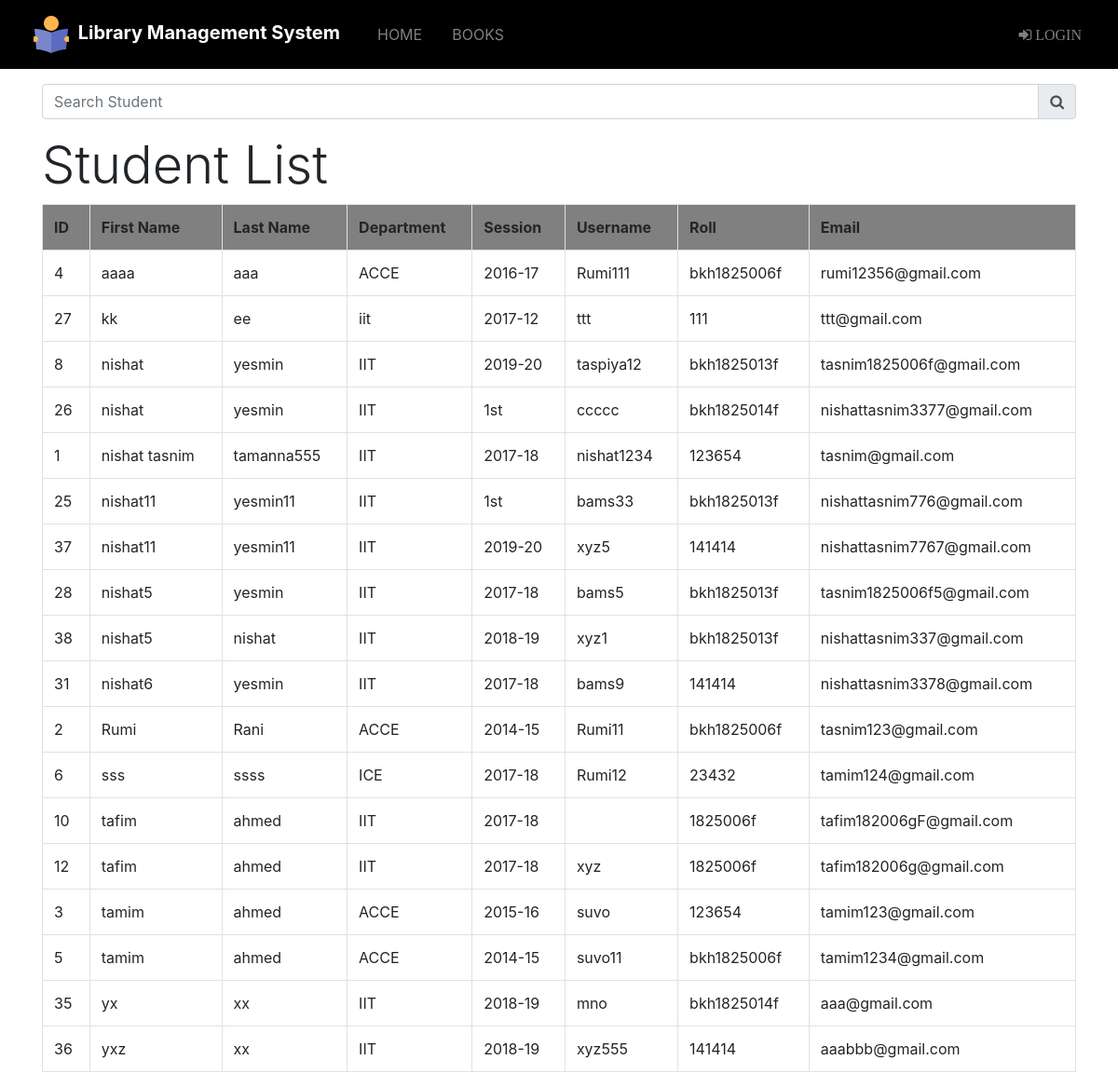
Screenshot of /admin/student_info.php with the database file from the repository.
### tables this page shows
CREATE TABLE `student` (
  `id` int(11) NOT NULL,
  `f_name` varchar(100) NOT NULL,
  `l_name` varchar(100) NOT NULL,
  `department` varchar(50) NOT NULL,
  `session_year` varchar(10) NOT NULL,
  `roll` varchar(50) NOT NULL,
  `username` varchar(50) NOT NULL,
  `email` varchar(50) NOT NULL,
  `password` varchar(30) NOT NULL,
  `contract` decimal(11,0) NOT NULL,
  `pic` varchar(255) NOT NULL DEFAULT 'pic.jpg'
);

### admin/student_info.php (the view, shortened to what this page needs)
<?php
include "navbar.php";
include "link.php";
 ?>
<!DOCTYPE html>
<html lang="en" dir="ltr">
  <head>
  </head>
  <body>
    <div class="container">
    <div class="">
      <form class="ml-auto py-3 " action="" method="post">
        <div class="input-group">
          <input type="text" name="search" placeholder="Search Student" class="form-control" value="">
          <div class="input-group-append">
            <button type="submit" name="submit" class="input-group-text"><span class="fa fa-search"></span>
            </button>
          </div>
        </div>
      </form>
    </div>
    <h1 class="display-4">Student List</h1>
    <?php
    if(isset($_POST['submit']))
    {
    	$sql="select * from student where username like '%$_POST[search]%';";
    	$query=mysqli_query($dblink,$sql);
    	if(mysqli_num_rows($query)==0)
    	{
    		echo "Sorry..! This username can't exit";
    	}
    	else{
    	echo "<table class='table table-bordered table-hover'>";
    		echo "<tr style='background-color:gray;'>";
    		echo "<th>"; echo "ID"; echo "</th>";
    		echo "<th>"; echo "First Name"; echo "</th>";
    		echo "<th>"; echo "Last Name"; echo "</th>";
    		echo "<th>"; echo "Department"; echo "</th>";
    		echo "<th>"; echo "Session"; echo "</th>";
        echo "<th>"; echo "Username"; echo "</th>";
    		echo "<th>"; echo "Roll"; echo "</th>";
    		echo "<th>"; echo "Email"; echo "</th>";
    		echo "</tr>";
    		while($row=mysqli_fetch_assoc($query))
    		{
    			echo "<tr>";
    			echo "<td>";echo $row['id']; echo "</td>";
    			echo "<td>";echo $row['f_name']; echo "</td>";
    			echo "<td>";echo $row['l_name']; echo "</td>";
    			echo "<td>";echo $row['department']; echo "</td>";
    			echo "<td>";echo $row['session_year']; echo "</td>";
          echo "<td>";echo $row['username']; echo "</td>";
    			echo "<td>";echo $row['roll']; echo "</td>";
    			echo "<td>";echo $row['email']; echo "</td>";
    			echo "</tr>";
    		}
    		echo "</table>";
    	}
    }
    else{
    	$sql="SELECT id,f_name,l_name,department,session_year,username,roll,email  FROM `student` ORDER BY `student`.`f_name` ASC";
    		$result=mysqli_query($dblink,$sql);
        echo "<table class='table table-bordered table-hover'>";
      		echo "<tr style='background-color:gray;'>";
      		echo "<th>"; echo "ID"; echo "</th>";
      		echo "<th>"; echo "First Name"; echo "</th>";
      		echo "<th>"; echo "Last Name"; echo "</th>";
      		echo "<th>"; echo "Department"; echo "</th>";
      		echo "<th>"; echo "Session"; echo "</th>";
          echo "<th>"; echo "Username"; echo "</th>";
      		echo "<th>"; echo "Roll"; echo "</th>";
      		echo "<th>"; echo "Email"; echo "</th>";
      		echo "</tr>";
    		while($row=mysqli_fetch_assoc($result))
    		{
          echo "<tr>";
    			echo "<td>";echo $row['id']; echo "</td>";
    			echo "<td>";echo $row['f_name']; echo "</td>";
    			echo "<td>";echo $row['l_name']; echo "</td>";
    			echo "<td>";echo $row['department']; echo "</td>";
    			echo "<td>";echo $row['session_year']; echo "</td>";
          echo "<td>";echo $row['username']; echo "</td>";
    			echo "<td>";echo $row['roll']; echo "</td>";
    			echo "<td>";echo $row['email']; echo "</td>";
    			echo "</tr>";
    		}echo "</table>";
    }
    			?>
      </div>
  </body>
</html>

### rows the page displays
student: id "4", f_name "aaaa", l_name "aaa", department "ACCE", session_year "2016-17", username "Rumi111", roll "bkh1825006f", email "rumi12356@gmail.com"
student: id "27", f_name "kk", l_name "ee", department "iit", session_year "2017-12", username "ttt", roll "111", email "ttt@gmail.com"
student: id "8", f_name "nishat", l_name "yesmin", department "IIT", session_year "2019-20", username "taspiya12", roll "bkh1825013f", email "tasnim1825006f@gmail.com"
student: id "26", f_name "nishat", l_name "yesmin", department "IIT", session_year "1st", username "ccccc", roll "bkh1825014f", email "nishattasnim3377@gmail.com"
student: id "1", f_name "nishat tasnim", l_name "tamanna555", department "IIT", session_year "2017-18", username "nishat1234", roll "123654", email "tasnim@gmail.com"
student: id "25", f_name "nishat11", l_name "yesmin11", department "IIT", session_year "1st", username "bams33", roll "bkh1825013f", email "nishattasnim776@gmail.com"
student: id "37", f_name "nishat11", l_name "yesmin11", department "IIT", session_year "2019-20", username "xyz5", roll "141414", email "nishattasnim7767@gmail.com"
student: id "28", f_name "nishat5", l_name "yesmin", department "IIT", session_year "2017-18", username "bams5", roll "bkh1825013f", email "tasnim1825006f5@gmail.com"
student: id "38", f_name "nishat5", l_name "nishat", department "IIT", session_year "2018-19", username "xyz1", roll "bkh1825013f", email "nishattasnim337@gmail.com"
student: id "31", f_name "nishat6", l_name "yesmin", department "IIT", session_year "2017-18", username "bams9", roll "141414", email "nishattasnim3378@gmail.com"
student: id "2", f_name "Rumi", l_name "Rani", department "ACCE", session_year "2014-15", username "Rumi11", roll "bkh1825006f", email "tasnim123@gmail.com"
student: id "6", f_name "sss", l_name "ssss", department "ICE", session_year "2017-18", username "Rumi12", roll "23432", email "tamim124@gmail.com"
student: id "10", f_name "tafim", l_name "ahmed", department "IIT", session_year "2017-18", roll "1825006f", email "tafim182006gF@gmail.com"
student: id "12", f_name "tafim", l_name "ahmed", department "IIT", session_year "2017-18", username "xyz", roll "1825006f", email "tafim182006g@gmail.com"
student: id "3", f_name "tamim", l_name "ahmed", department "ACCE", session_year "2015-16", username "suvo", roll "123654", email "tamim123@gmail.com"
student: id "5", f_name "tamim", l_name "ahmed", department "ACCE", session_year "2014-15", username "suvo11", roll "bkh1825006f", email "tamim1234@gmail.com"
student: id "35", f_name "yx", l_name "xx", department "IIT", session_year "2018-19", username "mno", roll "bkh1825014f", email "aaa@gmail.com"
student: id "36", f_name "yxz", l_name "xx", department "IIT", session_year "2018-19", username "xyz555", roll "141414", email "aaabbb@gmail.com"
